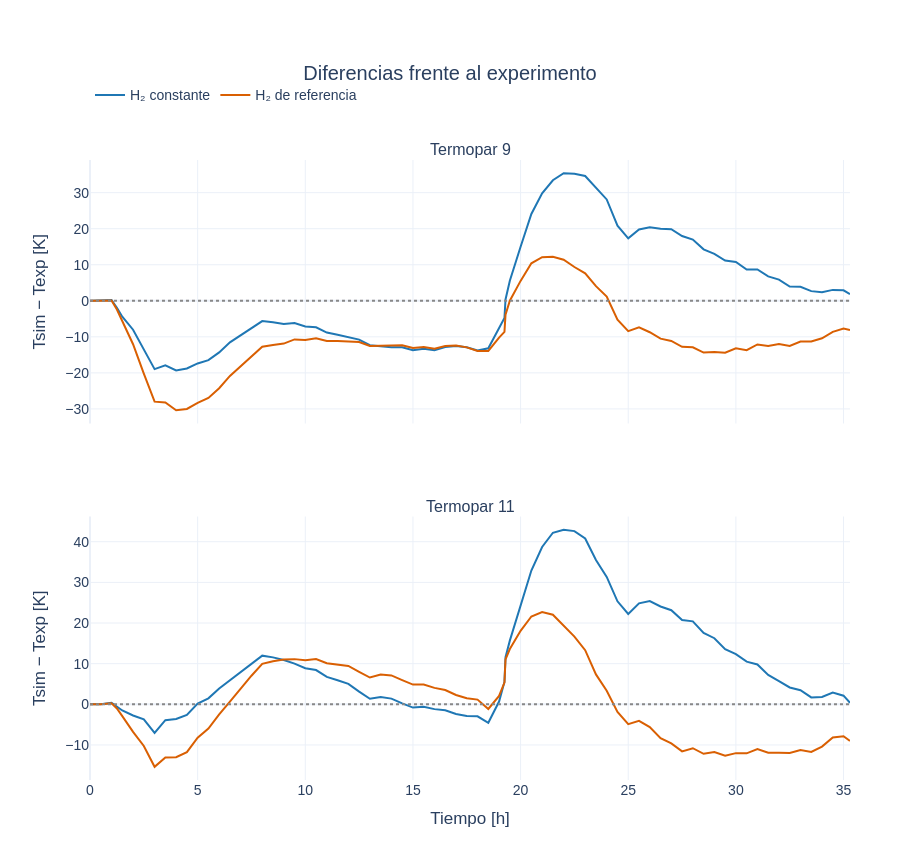

This figure's notebook cell:
### Markdown cell above
## Settings — Diferencias

### Code cell
residuals, metrics = {}, []
for number in thermocouples:
    experiment = runs["baseline"][f"experiment_{number}_hours_C"]
    np.testing.assert_array_equal(experiment, runs["scientific"][f"experiment_{number}_hours_C"])
    overlap = (experiment[:,0] >= hours[0]) & (experiment[:,0] <= hours[-1])
    times = experiment[overlap,0]
    measured = experiment[overlap,1] + 273.15
    if not len(times): raise ValueError(f"No overlapping measurements for Termopar {number}")
    for case in runs:
        difference = np.interp(times, hours, runs[case][f"termopar_{number}_K"]) - measured
        residuals[number,case] = (times,difference)
        metrics.append({"Termopar": number, "Modelo": labels[case], "N": len(times),
                        "RMSE [K]": float(np.sqrt(np.mean(difference**2))),
                        "MAE [K]": float(np.mean(np.abs(difference))),
                        "Sesgo [K]": float(np.mean(difference)),
                        "Máx. |error| [K]": float(np.max(np.abs(difference)))})

difference_fig = make_subplots(rows=2, cols=1, shared_xaxes=True,
                                subplot_titles=[f"Termopar {n}" for n in thermocouples],
                                vertical_spacing=0.15)
for row, number in enumerate(thermocouples,1):
    for case in runs:
        times,difference = residuals[number,case]
        difference_fig.add_trace(go.Scatter(
            x=times,y=difference,mode="lines",name=labels[case],legendgroup=case,
            showlegend=row==1,line={"color":colors[case],"width":2}),row=row,col=1)
    difference_fig.add_hline(y=0,line_color="#888888",line_dash="dot",row=row,col=1)
    difference_fig.update_yaxes(title_text="Tsim − Texp [K]",row=row,col=1)
difference_fig.update_layout(**layout,title={"text":"Diferencias frente al experimento","x":0.5})
difference_fig.update_xaxes(title_text="Tiempo [h]",row=2,col=1)

### Figure 1 — Plotly figure (JSON) as saved in the notebook; plotly's stock layout.template omitted (floating-point values rounded to 4 significant figures)
{"data": [{"legendgroup": "baseline", "line": {"color": "#1f77b4", "width": 2}, "mode": "lines", "name": "H₂ constante", "showlegend": true, "type": "scatter", "x": [0.0, 0.5, 1.0, 1.25, 1.5, 2.0, 2.5, 3.0, 3.5, 4.0, 4.5, 5.0, 5.5, 6.0, 6.5, 7.0, 7.5, 8.0, 8.5, 9.0, 9.5, 10.0, 10.5, 11.0, 11.5, 12.0, 12.5, 13.0, 13.5, 14.0, 14.5, 15.0, 15.5, 16.0, 16.5, 17.0, 17.5, 18.0, 18.5, 19.0, 19.25, 19.3, 19.5, 20.0, 20.5, 21.0, 21.5, 22.0, 22.5, 23.0, 23.5, 24.0, 24.5, 25.0, 25.5, 26.0, 26.5, 27.0, 27.5, 28.0, 28.5, 29.0, 29.5, 30.0, 30.5, 31.0, 31.5, 32.0, 32.5, 33.0, 33.5, 34.0, 34.5, 35.0, 35.3], "xaxis": "x", "y": [0.0, 0.01387, 0.2105, -1.93, -4.428, -8.02, -13.38, -18.96, -17.88, -19.31, -18.77, -17.38, -16.46, -14.32, -11.52, -9.487, -7.483, -5.632, -5.965, -6.471, -6.183, -7.147, -7.369, -8.819, -9.428, -10.11, -10.77, -12.32, -12.7, -12.88, -12.89, -13.71, -13.34, -13.73, -12.83, -12.57, -12.9, -13.77, -13.19, -7.749, -4.766, 0.3565, 5.57, 14.98, 24.08, 29.83, 33.45, 35.41, 35.27, 34.64, 31.36, 28.12, 20.83, 17.34, 19.81, 20.41, 20.01, 19.86, 17.98, 17.0, 14.28, 13.0, 11.18, 10.77, 8.65, 8.678, 6.776, 5.884, 3.932, 3.864, 2.677, 2.359, 3.023, 2.891, 1.857], "yaxis": "y"}, {"legendgroup": "scientific", "line": {"color": "#d95f02", "width": 2}, "mode": "lines", "name": "H₂ de referencia", "showlegend": true, "type": "scatter", "x": [0.0, 0.5, 1.0, 1.25, 1.5, 2.0, 2.5, 3.0, 3.5, 4.0, 4.5, 5.0, 5.5, 6.0, 6.5, 7.0, 7.5, 8.0, 8.5, 9.0, 9.5, 10.0, 10.5, 11.0, 11.5, 12.0, 12.5, 13.0, 13.5, 14.0, 14.5, 15.0, 15.5, 16.0, 16.5, 17.0, 17.5, 18.0, 18.5, 19.0, 19.25, 19.3, 19.5, 20.0, 20.5, 21.0, 21.5, 22.0, 22.5, 23.0, 23.5, 24.0, 24.5, 25.0, 25.5, 26.0, 26.5, 27.0, 27.5, 28.0, 28.5, 29.0, 29.5, 30.0, 30.5, 31.0, 31.5, 32.0, 32.5, 33.0, 33.5, 34.0, 34.5, 35.0, 35.3], "xaxis": "x", "y": [0.0, 0.01357, 0.1077, -2.41, -5.756, -12.05, -20.2, -27.98, -28.23, -30.39, -30.02, -28.34, -26.94, -24.25, -20.85, -18.15, -15.41, -12.77, -12.25, -11.87, -10.73, -10.89, -10.38, -11.16, -11.17, -11.3, -11.46, -12.56, -12.54, -12.45, -12.32, -13.12, -12.81, -13.31, -12.53, -12.43, -12.92, -13.94, -13.9, -10.22, -8.635, -3.827, 0.02536, 5.519, 10.4, 12.08, 12.19, 11.41, 9.374, 7.63, 4.048, 1.169, -5.216, -8.414, -7.391, -8.729, -10.49, -11.14, -12.76, -12.89, -14.37, -14.19, -14.42, -13.19, -13.7, -12.11, -12.52, -11.97, -12.56, -11.32, -11.27, -10.41, -8.623, -7.71, -8.138], "yaxis": "y"}, {"legendgroup": "baseline", "line": {"color": "#1f77b4", "width": 2}, "mode": "lines", "name": "H₂ constante", "showlegend": false, "type": "scatter", "x": [0.0, 0.5, 1.0, 1.25, 1.5, 2.0, 2.5, 3.0, 3.5, 4.0, 4.5, 5.0, 5.5, 6.0, 6.5, 7.0, 7.5, 8.0, 8.5, 9.0, 9.5, 10.0, 10.5, 11.0, 11.5, 12.0, 12.5, 13.0, 13.5, 14.0, 14.5, 15.0, 15.5, 16.0, 16.5, 17.0, 17.5, 18.0, 18.5, 19.0, 19.25, 19.3, 19.5, 20.0, 20.5, 21.0, 21.5, 22.0, 22.5, 23.0, 23.5, 24.0, 24.5, 25.0, 25.5, 26.0, 26.5, 27.0, 27.5, 28.0, 28.5, 29.0, 29.5, 30.0, 30.5, 31.0, 31.5, 32.0, 32.5, 33.0, 33.5, 34.0, 34.5, 35.0, 35.3], "xaxis": "x2", "y": [0.0, 0.01578, 0.3493, -0.5058, -1.516, -2.76, -3.7, -7.029, -3.896, -3.605, -2.598, 0.1869, 1.47, 3.913, 5.936, 8.1, 10.15, 11.97, 11.55, 10.91, 10.03, 8.867, 8.432, 6.76, 5.924, 5.017, 3.135, 1.367, 1.785, 1.405, 0.2118, -0.8013, -0.6143, -1.187, -1.462, -2.383, -2.9, -2.948, -4.549, 0.681, 5.516, 11.6, 15.66, 24.55, 32.91, 38.7, 42.21, 42.97, 42.62, 40.81, 35.49, 31.34, 25.35, 22.23, 24.83, 25.42, 24.06, 23.15, 20.72, 20.41, 17.55, 16.27, 13.56, 12.35, 10.49, 9.816, 7.249, 5.719, 4.147, 3.474, 1.696, 1.797, 2.874, 2.125, 0.3533], "yaxis": "y2"}, {"legendgroup": "scientific", "line": {"color": "#d95f02", "width": 2}, "mode": "lines", "name": "H₂ de referencia", "showlegend": false, "type": "scatter", "x": [0.0, 0.5, 1.0, 1.25, 1.5, 2.0, 2.5, 3.0, 3.5, 4.0, 4.5, 5.0, 5.5, 6.0, 6.5, 7.0, 7.5, 8.0, 8.5, 9.0, 9.5, 10.0, 10.5, 11.0, 11.5, 12.0, 12.5, 13.0, 13.5, 14.0, 14.5, 15.0, 15.5, 16.0, 16.5, 17.0, 17.5, 18.0, 18.5, 19.0, 19.25, 19.3, 19.5, 20.0, 20.5, 21.0, 21.5, 22.0, 22.5, 23.0, 23.5, 24.0, 24.5, 25.0, 25.5, 26.0, 26.5, 27.0, 27.5, 28.0, 28.5, 29.0, 29.5, 30.0, 30.5, 31.0, 31.5, 32.0, 32.5, 33.0, 33.5, 34.0, 34.5, 35.0, 35.3], "xaxis": "x2", "y": [0.0, 0.01545, 0.239, -1.012, -2.894, -6.79, -10.26, -15.38, -13.06, -13.03, -11.76, -8.211, -5.954, -2.464, 0.6358, 3.891, 7.034, 9.945, 10.6, 11.02, 11.12, 10.83, 11.15, 10.12, 9.848, 9.433, 7.982, 6.591, 7.31, 7.106, 5.946, 4.845, 4.853, 4.046, 3.507, 2.296, 1.485, 1.156, -1.144, 2.072, 5.34, 11.07, 13.61, 18.07, 21.61, 22.7, 22.04, 19.45, 16.66, 13.32, 7.359, 3.353, -1.864, -4.898, -4.055, -5.604, -8.334, -9.624, -11.58, -10.8, -12.18, -11.76, -12.65, -12.01, -12.07, -11.01, -11.93, -11.9, -11.99, -11.27, -11.74, -10.4, -8.16, -7.84, -8.997], "yaxis": "y2"}], "layout": {"annotations": [{"font": {"size": 16}, "showarrow": false, "text": "Termopar 9", "x": 0.5, "xanchor": "center", "xref": "paper", "y": 1, "yanchor": "bottom", "yref": "paper"}, {"font": {"size": 16}, "showarrow": false, "text": "Termopar 11", "x": 0.5, "xanchor": "center", "xref": "paper", "y": 0.425, "yanchor": "bottom", "yref": "paper"}], "font": {"family": "Arial", "size": 14}, "height": 850, "hovermode": "x unified", "legend": {"orientation": "h", "x": 0, "y": 1.13}, "margin": {"b": 70, "l": 90, "r": 50, "t": 160}, "shapes": [{"line": {"color": "#888888", "dash": "dot"}, "type": "line", "x0": 0, "x1": 1, "xref": "x domain", "y0": 0, "y1": 0, "yref": "y"}, {"line": {"color": "#888888", "dash": "dot"}, "type": "line", "x0": 0, "x1": 1, "xref": "x2 domain", "y0": 0, "y1": 0, "yref": "y2"}], "title": {"text": "Diferencias frente al experimento", "x": 0.5}, "xaxis": {"anchor": "y", "domain": [0, 1], "matches": "x2", "showticklabels": false}, "xaxis2": {"anchor": "y2", "domain": [0, 1], "title": {"text": "Tiempo [h]"}}, "yaxis": {"anchor": "x", "domain": [0.575, 1], "title": {"text": "Tsim − Texp [K]"}}, "yaxis2": {"anchor": "x2", "domain": [0, 0.425], "title": {"text": "Tsim − Texp [K]"}}}}
